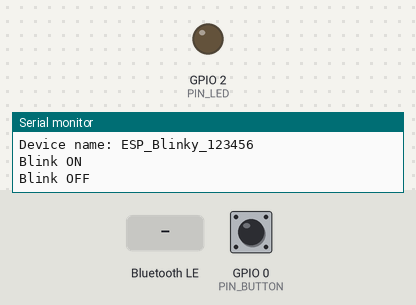
A sketch run on a simulated ESP32. Shown: output pins drawn as LEDs (lit = HIGH), the last lines printed to the serial monitor. Dashed ring = blinking. The inputs (shaded band) are chosen by the test bench; at power-on: GPIO 0 (PIN_BUTTON) LOW. Nothing arrives over Bluetooth unless stated; a phone connects over Bluetooth LE 3 s after start.

Above: at 1.2 s.
1.3 s: Bluetooth LE write "1" received
At 3.9 s:
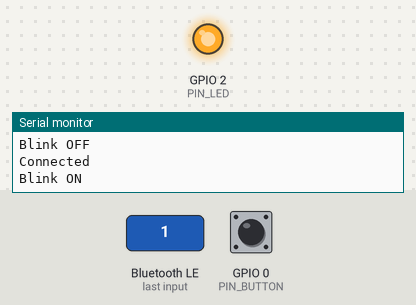
8.5 s: GPIO 0 (PIN_BUTTON) pulled HIGH for 3.2 s
At 13.9 s:
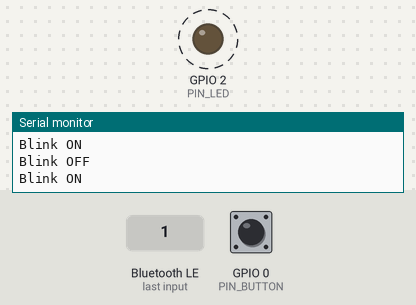
Timing chart, 0 to 19.7 s (numbered marks = the images above; inputs shaded):
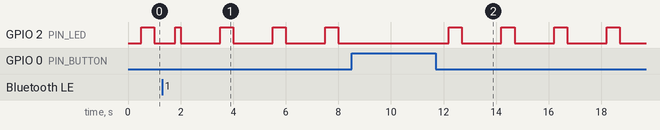

Measured:
- by itself, GPIO 2 (PIN_LED): alternates HIGH for 0.50 s and LOW for 1.5 s

The sketch:

esp32blinky.ino
```cpp
#include <BLEDevice.h>
#include <BLEServer.h>
#include <BLEUtils.h>
#include <BLE2902.h>
#include <TaskScheduler.h>

#define SERVICE_UUID              "9a8ca9ef-e43f-4157-9fee-c37a3d7dc12d"
#define BLINK_UUID                "e94f85c8-7f57-4dbd-b8d3-2b56e107ed60"
#define SPEED_UUID                "a8985fda-51aa-4f19-a777-71cf52abba1e"

#define DEVINFO_UUID              (uint16_t)0x180a
#define DEVINFO_MANUFACTURER_UUID (uint16_t)0x2a29
#define DEVINFO_NAME_UUID         (uint16_t)0x2a24
#define DEVINFO_SERIAL_UUID       (uint16_t)0x2a25

#define DEVICE_MANUFACTURER "The Cave"
#define DEVICE_NAME         "ESP_Blinky"

#define PIN_BUTTON 0
#define PIN_LED LED_BUILTIN

Scheduler scheduler;

void buttonCb();
void blinkCb();
void blinkOffCb();

Task taskBlink(500, TASK_FOREVER, &blinkCb, &scheduler, false, NULL, &blinkOffCb);
Task taskButton(30, TASK_FOREVER, &buttonCb, &scheduler, true);

uint8_t blinkOn;
uint8_t blinkSpeed = 5;

BLECharacteristic *pCharBlink;
BLECharacteristic *pCharSpeed;


void setBlink(bool on, bool notify = false) {
  if (blinkOn == on) return;

  blinkOn = on;
  if (blinkOn) {
    Serial.println("Blink ON");
    taskBlink.restartDelayed(0);
  } else {
    Serial.println("Blink OFF");
    taskBlink.disable();
  }

  pCharBlink->setValue(&blinkOn, 1);
  if (notify) {
    pCharBlink->notify();
  }
}

void setBlinkSpeed(uint8_t v) {
  blinkSpeed = v;
  taskBlink.setInterval(v * 100);
  Serial.println("Blink speed updated");
}

void buttonCb() {
  uint8_t btn = digitalRead(PIN_BUTTON) != HIGH;
  if (btn) {
    setBlink(!blinkOn, true);
    taskButton.delay(1000);
  }
}

void blinkCb() {
  digitalWrite(PIN_LED, taskBlink.getRunCounter() & 1);
}

void blinkOffCb() {
  digitalWrite(PIN_LED, 0);
}

class MyServerCallbacks: public BLEServerCallbacks {
    void onConnect(BLEServer* pServer) {
      Serial.println("Connected");
    };

    void onDisconnect(BLEServer* pServer) {
      Serial.println("Disconnected");
    }
};

class BlinkCallbacks: public BLECharacteristicCallbacks {
    void onWrite(BLECharacteristic *pCharacteristic) {
      std::string value = pCharacteristic->getValue();

      if (value.length()  == 1) {
        uint8_t v = value[0];
        Serial.print("Got blink value: ");
        Serial.println(v);
        setBlink(v ? true : false);
      } else {
        Serial.println("Invalid data received");
      }
    }
};

class SpeedCallbacks: public BLECharacteristicCallbacks {
    void onWrite(BLECharacteristic *pCharacteristic) {
      std::string value = pCharacteristic->getValue();

      if (value.length() == 1) {
        uint8_t v = value[0];
        Serial.print("Got speed value: ");
        Serial.println(v);
        if (v >= 1 && v <= 10) {
          setBlinkSpeed(v);
          return;
        }
      }
      pCharSpeed->setValue(&blinkSpeed, 1);
      Serial.println("Invalid data received");
    }
};

void setup() {
  Serial.begin(115200);
  Serial.println("Starting...");

  pinMode(PIN_BUTTON, INPUT);
  pinMode(PIN_LED, OUTPUT);

  String devName = DEVICE_NAME;
  String chipId = String((uint32_t)(ESP.getEfuseMac() >> 24), HEX);
  devName += '_';
  devName += chipId;

  BLEDevice::init(devName.c_str());
  BLEServer *pServer = BLEDevice::createServer();
  pServer->setCallbacks(new MyServerCallbacks());


  BLEService *pService = pServer->createService(SERVICE_UUID);

  pCharBlink = pService->createCharacteristic(BLINK_UUID, BLECharacteristic::PROPERTY_READ | BLECharacteristic::PROPERTY_NOTIFY | BLECharacteristic::PROPERTY_WRITE);
  pCharBlink->setCallbacks(new BlinkCallbacks());
  pCharBlink->addDescriptor(new BLE2902());

  pCharSpeed = pService->createCharacteristic(SPEED_UUID, BLECharacteristic::PROPERTY_READ | BLECharacteristic::PROPERTY_WRITE);
  pCharSpeed->setCallbacks(new SpeedCallbacks());
  pCharSpeed->setValue(&blinkSpeed, 1);

  pService->start();

  pService = pServer->createService(DEVINFO_UUID);

  BLECharacteristic *pChar = pService->createCharacteristic(DEVINFO_MANUFACTURER_UUID, BLECharacteristic::PROPERTY_READ);
  pChar->setValue(DEVICE_MANUFACTURER);

  pChar = pService->createCharacteristic(DEVINFO_NAME_UUID, BLECharacteristic::PROPERTY_READ);
  pChar->setValue(DEVICE_NAME);

  pChar = pService->createCharacteristic(DEVINFO_SERIAL_UUID, BLECharacteristic::PROPERTY_READ);
  pChar->setValue(chipId.c_str());

  pService->start();

  // ----- Advertising

  BLEAdvertising *pAdvertising = pServer->getAdvertising();

  BLEAdvertisementData adv;
  adv.setName(devName.c_str());
  //adv.setCompleteServices(BLEUUID(SERVICE_UUID));
  pAdvertising->setAdvertisementData(adv);

  BLEAdvertisementData adv2;
  //adv2.setName(devName.c_str());
  adv2.setCompleteServices(BLEUUID(SERVICE_UUID));
  pAdvertising->setScanResponseData(adv2);

  pAdvertising->start();

  Serial.println("Ready");
  Serial.print("Device name: ");
  Serial.println(devName);
}

void loop() {
  scheduler.execute();
}
```
